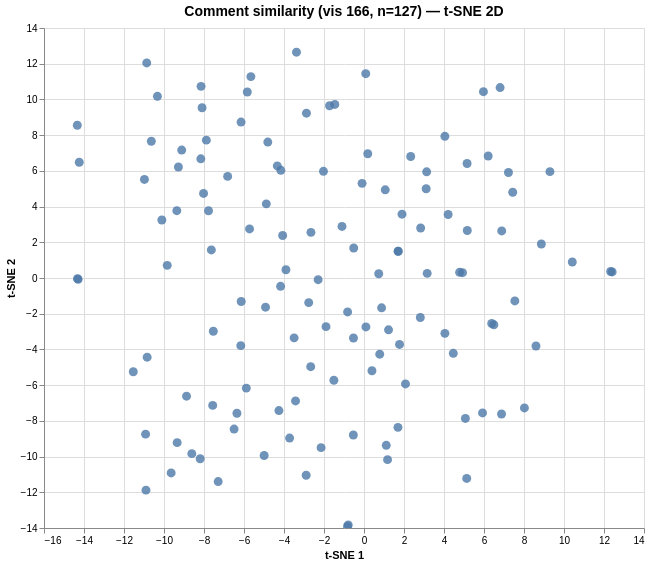

Describe this chart as a Vega-Lite specification.
### Vega specification from a JSON file in a GitHub repository (floating-point values rounded to 4 significant figures)
{"$schema": "https://vega.github.io/schema/vega/v6.json", "data": [{"name": "param_1e9efca18e7a2868_store"}, {"name": "source_0", "values": [{"comment": "Notice about this graph, beef green house gas is double than most of the there foods. It is mostly just food that expire…", "dim_1": 4.465, "dim_2": -4.217, "index": 0}, {"comment": "I notice that the greenhouse gasses do impact meat more than other products. I wonder why these graphs are structured th…", "dim_1": 1.777, "dim_2": -3.72, "index": 1}, {"comment": "What I noticed in these graphs, is that beef is the primary food group affected by greenhouse gasses, making it the prim…", "dim_1": 0.88, "dim_2": -1.671, "index": 2}, {"comment": "This graph displays the degree of human impact on the planet and how our choices can determine the fate of the climate. …", "dim_1": -4.254, "dim_2": -7.425, "index": 3}, {"comment": "This graph is depicting how much different foods people eat impact greenhouse gasses. Beef is the biggest 17.7kg of CO2 …", "dim_1": 0.737, "dim_2": 0.238, "index": 4}, {"comment": "This graph is showing the percentage of food that is wasted and the average greenhouse gas impact. I noticed that beef h…", "dim_1": -0.527, "dim_2": -3.362, "index": 5}, {"comment": "What I noticed and wondered - \n\nI noticed that beef was in the top for producing the most greenhouse gas for every 50 gr…", "dim_1": -2.293, "dim_2": -0.094, "index": 6}, {"comment": "I noticed that beef impacts greenhouse gasses more than any other food. In kilometers of CO₂ beef gives 17.7 average of …", "dim_1": 1.227, "dim_2": -2.903, "index": 7}, {"comment": "Something that caught my attention on the graph is that they use grams of protein to emphasize their contribution toward…", "dim_1": -2.146, "dim_2": -9.499, "index": 8}, {"comment": "This graph shows the greenhouse gas impact and percentage of food wasted among different food groups. The graph on the l…", "dim_1": -0.819, "dim_2": -1.901, "index": 9}, {"comment": "On this graph, I noticed that beef had the most greenhouse gas but fish and seafood are the most wasted food, although 2…", "dim_1": 4.927, "dim_2": 0.297, "index": 10}, {"comment": "I noticed that the graph shows the  tofu, beans, and nuts have the worst average greenhouse gas impact of getting 50 gra…", "dim_1": -3.903, "dim_2": 0.463, "index": 11}, {"comment": "When I looked at the graph on the left I first noticed how damaging raising cattle is to the environment.  Getting 50 gr…", "dim_1": 5.926, "dim_2": -7.555, "index": 12}, {"comment": "I notice that as always beef leaves the greatest carbon footprint. I wonder when people will realize that what we eat ha…", "dim_1": -1.723, "dim_2": 9.647, "index": 13}, {"comment": "I noticed that as always beef has the greatest emission of carbon dioxide. I wonder when people will realize that what w…", "dim_1": -1.458, "dim_2": 9.721, "index": 14}, {"comment": "I was wondering how we deal with food waste. I was also wondering how did the sources calculate impact of C02 in the env…", "dim_1": 0.087, "dim_2": 11.44, "index": 15}, {"comment": "Thanks to all students who responded.  We had so many great catchy headlines that capture the main ideas of the graphs: …", "dim_1": -0.788, "dim_2": -13.83, "index": 16}, {"comment": "how could we lower green house gases.", "dim_1": 6.805, "dim_2": 10.66, "index": 17}, {"comment": "I noticed that the graph shows two different studies that both have to do with the environment. The first one being the …", "dim_1": -7.565, "dim_2": -7.134, "index": 18}, {"comment": "I notice that the graph shows the greenhouse gas impact on the foods that we eat and then shows the amount of those food…", "dim_1": -3.494, "dim_2": -3.352, "index": 19}, {"comment": "Title: Why we Should feel Superior:  The Over Fishing Crisis\n\nWhile many have debated on the origin of these graphs, it …", "dim_1": -14.33, "dim_2": -0.036, "index": 20}, {"comment": "I notice that greenhouse gas get higher by more protein levels continue to increase. Fish and seafood spoil easily, so t…", "dim_1": -1.1, "dim_2": 2.887, "index": 21}, {"comment": "I notice that fish and seafood are the highest percentage of food wasted or lost. I also notice that grain is the lowest…", "dim_1": -9.643, "dim_2": -10.91, "index": 22}, {"comment": "I noticed that we eat more beef than anything else. Which doesn't come as a surprise to me. after all, most of the big f…", "dim_1": -10.63, "dim_2": 7.659, "index": 23}, {"comment": "Headline: \"Just Eat it, Eat it\" - Michael Jackson reference \n\nI notice that the graph is portraying how the different fo…", "dim_1": -2.665, "dim_2": -4.965, "index": 24}, {"comment": "In this graph, I noticed that beef is the largest greenhouse gas contributor but fish and seafood are the most wasted fo…", "dim_1": 4.78, "dim_2": 0.319, "index": 25}, {"comment": "We noticed that meat is the worst thing for the environment, especially beef because it expels so much Carbon Dioxide. W…", "dim_1": -2.878, "dim_2": 9.229, "index": 26}, {"comment": "I noticed that Beef has a huge percentage of the greenhouse gases. I wonder why nuts are only at .1% and why fish has su…", "dim_1": 4.206, "dim_2": 3.558, "index": 27}, {"comment": "Title: The wastful world we live in \nThis graph shows the envirnmental impact because of human waste. \nI notice that bee…", "dim_1": 2.335, "dim_2": 6.804, "index": 28}, {"comment": "1. We wonder how this is impacting the earth\n2. We notice that the food items that aren't made by animals take up less g…", "dim_1": 3.108, "dim_2": 4.996, "index": 29}, {"comment": "This graph shows the effect of what we eat what food we waste has on the environment. The graph in the green section is …", "dim_1": -4.923, "dim_2": -1.635, "index": 30}, {"comment": "The graph is showing how animal bi products produce the most greenhouse gasses. Particularly beef has a staggering amoun…", "dim_1": -4.992, "dim_2": -9.941, "index": 31}, {"comment": "I notice that both of the graphs are placed side by side to show the difference of greenhouse gas impact from various fo…", "dim_1": -4.171, "dim_2": -0.465, "index": 32}, {"comment": "I notice that beef has the highest greenhouse gas impact at 17.7 and nuts has the lowest greenhouse gas impact at 0.1. I…", "dim_1": 0.096, "dim_2": -2.739, "index": 33}, {"comment": "we also noticed that in this graph that beef accounts for most of the CO2 emissions. We wonder why people waste so much …", "dim_1": -4.156, "dim_2": 6.03, "index": 34}, {"comment": "I notice that beef has the biggest greenhouse gas impact and nuts have the least greenhouse gas impact.\nI wonder why mos…", "dim_1": 1.062, "dim_2": 4.937, "index": 35}, {"comment": "I noticed that in this graph, beef accounts for most of the CO2 emissions. I also noticed that fish and seafood had the …", "dim_1": -4.335, "dim_2": 6.277, "index": 36}, {"comment": "1. We notice that the average amount of seafood wasted is super high even though seafood is usually something people don…", "dim_1": -2.027, "dim_2": 5.974, "index": 37}, {"comment": "Welcome to Wednesday's moderation of  “What’s Going On in This Graph?”  \n\nToday’s graphs show the effect on climate by w…", "dim_1": -0.827, "dim_2": -13.91, "index": 38}, {"comment": "I noticed that what produces the most greenhouse gases (beef- 17.7) is the thing we’re throwing away some of the lowest.…", "dim_1": 3.159, "dim_2": 0.26, "index": 39}, {"comment": "I believe that this graph is demonstrating how detrimental our waste can be. The two highest CO2 producing industries ar…", "dim_1": 5.136, "dim_2": -11.22, "index": 40}, {"comment": "This graph shows just how much our food gives in carbon-emissions. We are constantly thinking about pollution and litter…", "dim_1": 1.698, "dim_2": -8.365, "index": 41}, {"comment": "Student response:\nI noticed meats and farmed foods are high on the graph, with the most impact.  I wonder why we don't d…", "dim_1": 0.398, "dim_2": -5.193, "index": 42}, {"comment": "I wonder why the graphs are side by side, as these two graphs help Americans reduce their cognitive dissonance as they m…", "dim_1": 1.113, "dim_2": -9.37, "index": 43}, {"comment": "Title:\n\nThe effect your food has on the environment. \n\nI'm wondering how 21 percent of eggs are wasted because I feel li…", "dim_1": -9.839, "dim_2": 0.707, "index": 44}, {"comment": "Student response:\nI noticed that meat is at the top of the graph for green house gas impact.\nI wonder how all the inform…", "dim_1": -1.507, "dim_2": -5.725, "index": 45}, {"comment": "Student response:\nI notice that a lot of foods that are most wasted are the ones that go bad the quickest.  For example,…", "dim_1": -9.359, "dim_2": 3.771, "index": 46}, {"comment": "TITLE: Meaty America", "dim_1": 12.33, "dim_2": 0.366, "index": 47}, {"comment": "I noticed that for the average greenhouse gas impact, the average  kilograms of CO2 per 50 grams of each food seems to n…", "dim_1": 2.075, "dim_2": -5.933, "index": 48}, {"comment": "I noticed that beef is producing so much greenhouse gases \nwhen we could eat tofu which has protein in it.The title is \"…", "dim_1": 8.868, "dim_2": 1.903, "index": 49}, {"comment": "The title ¨waste from agriculture¨ ive noticed that beef prouduces the most greenhouse gasses and meat and poultry proud…", "dim_1": 7.543, "dim_2": -1.285, "index": 50}, {"comment": "i notice that the data charts are different \nI wonder why they put foods and then they put types of foods in on the bar …", "dim_1": -8.873, "dim_2": -6.619, "index": 51}, {"comment": "I notice that it starts with main meal foods to snacks and and i can not make a guess to why. I wonder what states or pa…", "dim_1": -14.24, "dim_2": 6.48, "index": 52}, {"comment": "I notice fish and sea food are wasted the most, probably cause it goes bad \nCatchy title would be food gone to waste", "dim_1": -10.33, "dim_2": 10.17, "index": 53}, {"comment": "I notice that from lamb to beef there is a big increase in the greenhouse gas impact and i wonder why Nuts cause the lea…", "dim_1": 6.209, "dim_2": 6.83, "index": 54}, {"comment": "A lot of food is wasted everyday, mostly seafood because it expires faster than others, unlike grains they don't go to w…", "dim_1": -2.653, "dim_2": 2.556, "index": 55}, {"comment": "i noticed that the beef has the most impact\ni wonder why the eggs don't have a lot of impact\ntitle: the healthy impact o…", "dim_1": -3.376, "dim_2": 12.64, "index": 56}, {"comment": "Ratings on different types of food\n\nFish and seafood and the rest are all percentages and the greenhouse gas impact whic…", "dim_1": -10.9, "dim_2": -11.88, "index": 57}, {"comment": "One of my student's responses:  The new york times grapgh is measuring the CO2 in the air by kilograms that is produced …", "dim_1": 8.599, "dim_2": -3.808, "index": 58}, {"comment": "I notice that Beef produces the most greenhouse gases and nuts produces the least. I wonder how they figured out what fo…", "dim_1": 4.045, "dim_2": -3.1, "index": 59}, {"comment": "Another student writes:  This aricle titled \"What effect does what we eat, and the food we waste, have on the environmen…", "dim_1": -7.775, "dim_2": 3.764, "index": 60}, {"comment": "fish and seafood is wasted the most ,beef has the most grams of protein,has the most green house greenhouse gas.\nProtein…", "dim_1": -5.656, "dim_2": 11.28, "index": 61}, {"comment": "fish goes bad the fastest, i wonder why, food graph", "dim_1": -10.92, "dim_2": -8.744, "index": 62}, {"comment": "A couple of titles from my students:  \"Eat More Nuts, But Don't Go Nuts!\"  and \"Cut off on the beef and eat more sea foo…", "dim_1": -10.86, "dim_2": 12.04, "index": 63}, {"comment": "I notice that there is about 30% on the blue side and I wonder why that is the case and A name for this is Greenhouse ga…", "dim_1": -10.84, "dim_2": -4.433, "index": 64}, {"comment": "The green graph makes it clear that as a society, we need to make a fundamental change in the way most people get protei…", "dim_1": 1.178, "dim_2": -10.17, "index": 65}, {"comment": "Title:  Growing food waste in Canada will be the end of us all\n\nAs we can see in this graph on the right, the food waste…", "dim_1": -14.29, "dim_2": -0.069, "index": 66}, {"comment": "What I notice: Beef is the highest, and Nuts are the lowest. Fish and seafood are wasted the most because people my not …", "dim_1": -10.11, "dim_2": 3.249, "index": 67}, {"comment": "Notice: I notice that the highest average for greenhouse gases is beef/cows for protein\n\nWonder: Why is meat and poultry…", "dim_1": 2.832, "dim_2": 2.8, "index": 68}, {"comment": "I notice that nuts have the lowest impact on greenhouse gases while beef impacts it the most. I wonder why beef impacts …", "dim_1": 5.154, "dim_2": 6.412, "index": 69}, {"comment": "The graph is showing what food we eat for proteins and the percentage of them and the most is beef at 17.7, it is also  …", "dim_1": -8.609, "dim_2": -9.836, "index": 70}, {"comment": "I noticed that greenhouse has the biggest impact on Beef,and has the lowest impact on Nuts. I also noticed that people w…", "dim_1": -0.097, "dim_2": 5.299, "index": 71}, {"comment": "I can see that fish and seafood is the most wasted probably because it goes bad so quickly and it tastes horrible the se…", "dim_1": -8.023, "dim_2": 4.735, "index": 72}, {"comment": "My noticing (s): Grains are the least wasted and make the least greenhouse gas impact. While meat, (Lamb and Beef), have…", "dim_1": -5.722, "dim_2": 2.748, "index": 73}, {"comment": "The left side of the graph shows how much greenhouse gas is used in consuming only 50 grams of protein, and the left sid…", "dim_1": -2.892, "dim_2": -11.05, "index": 74}, {"comment": "gas or pass \n \ni notice that beef products produce more greenhouse gas than nuts do. what i wonder is what is for plants", "dim_1": 7.223, "dim_2": 5.909, "index": 75}, {"comment": "I notice beef has the highest ammount of greenhouse impact and nuts have the lowest. I also notice fish and seafood get …", "dim_1": 1.901, "dim_2": 3.574, "index": 76}, {"comment": "I notice that nuts have the lowest gas impact and any kind of meats (beef, lamb, etc...) have the highest impact. As for…", "dim_1": 0.188, "dim_2": 6.959, "index": 77}, {"comment": "notice: beef is the highest food eaten for protein. as for nuts is the lowest food eaten for protein. fish and seafood g…", "dim_1": -5.836, "dim_2": 10.42, "index": 78}, {"comment": "notice: Nuts and grains are the lowest effects\nwonder: Why beef has the highest greenhouse gas impact\ntitle: The effect …", "dim_1": 3.133, "dim_2": 5.947, "index": 79}, {"comment": "A good title for this graph would be \"“A Frightening Amount of Greenhouse Gasses, Why Food Waste Harms the Earth.\"", "dim_1": -3.423, "dim_2": -6.884, "index": 80}, {"comment": "i noticed that meat is higher in both categories and nuts and grains are lower in both and i wonder why", "dim_1": -14.34, "dim_2": 8.554, "index": 81}, {"comment": "I noticed on the graph beef has the greatest average greenhouse gas impact and nuts have the lowest average greenhouse g…", "dim_1": 2.816, "dim_2": -2.214, "index": 82}, {"comment": "i notice that the most eaten foods are mostly big contributors to green house gases, world should cut down on these food…", "dim_1": 5.973, "dim_2": 10.43, "index": 83}, {"comment": "what i notice is that neither goes above 40%\nwhat  wonder is why did they chose this topic\ntitle i don't know", "dim_1": -11.54, "dim_2": -5.252, "index": 84}, {"comment": "Title: Meating expectations", "dim_1": 12.41, "dim_2": 0.341, "index": 85}, {"comment": "I notice that vegetarian foods such as tofu, beans, and nuts produce the least amount of CO2.\nI wonder how much more foo…", "dim_1": 8.021, "dim_2": -7.275, "index": 86}, {"comment": "Protein sources such as beef, lamb, and farmed crustaceans produce the most greenhouse gasses, and they produce a lot of…", "dim_1": -0.515, "dim_2": 1.678, "index": 87}, {"comment": "I notice that beef, lamb, and farmed crustaceans are the top producers of greenhouse gases according to the graph, but, …", "dim_1": -1.899, "dim_2": -2.724, "index": 88}, {"comment": "The graph is showing what food we eat for proteins and the percentage of them, it is also  showing what foods we waste a…", "dim_1": -8.191, "dim_2": -10.12, "index": 89}, {"comment": "Beef obviously would cause the worst greenhouse gas problem. The world should probably stop eating less beef or really m…", "dim_1": 6.886, "dim_2": 2.636, "index": 90}, {"comment": "It looks like all farmed animals produce the most greenhouse gasses for 50 grams of protein. But the meat category is on…", "dim_1": 6.494, "dim_2": -2.616, "index": 91}, {"comment": "It looks like all farmed animals produce the most greenhouse gasses for 50 grams of protein. But the meat category is on…", "dim_1": 6.385, "dim_2": -2.546, "index": 92}, {"comment": "There is a great deal of effort on the part of companies and many chemicals are released into the atmosphere for people …", "dim_1": -4.884, "dim_2": 4.152, "index": 93}, {"comment": "I notice that beef has the largest impact of greenhouse gases and 21% of meat is wasted. On the purple the lowest percen…", "dim_1": 5.164, "dim_2": 2.661, "index": 94}, {"comment": "I notice that we waste fish and seafood more than any other food. I also notice that eggs, meat, and poultry on the “was…", "dim_1": -9.279, "dim_2": 6.215, "index": 95}, {"comment": "I noticed on the blue side of the graph that showed all of the wasted product. How did you collect this Information?", "dim_1": -7.291, "dim_2": -11.4, "index": 96}, {"comment": "i notice that there are a lot of food waste on our world, one question how did you preform or find this graph? Also, the…", "dim_1": -7.534, "dim_2": -2.983, "index": 97}, {"comment": "I  noticed that it creates a lot of co2 in the production process of beef, and only 0.1 kilograms is produced by nuts. A…", "dim_1": 9.297, "dim_2": 5.956, "index": 98}, {"comment": "I noticed how we are creating more greenhouse gases with the consumption of meats. I wonder why the impact of beef is so…", "dim_1": 0.786, "dim_2": -4.267, "index": 99}, {"comment": "my headline fot this was:\nAre meat eaters killing the planet?", "dim_1": 10.41, "dim_2": 0.897, "index": 100}, {"comment": "We were wondering about plant-based foods, like the \"impossible\" beef.  Does the production of this type of product cont…", "dim_1": 7.435, "dim_2": 4.804, "index": 101}, {"comment": "I have done quite a bit of research as to why people should try to have as many vegetarian habits as possible, and these…", "dim_1": -0.533, "dim_2": -8.792, "index": 102}, {"comment": "I notice that we tend to waste fresh foods than grain and dairy products. I wonder why we waste so much seafood and fres…", "dim_1": -7.883, "dim_2": 7.721, "index": 103}, {"comment": "I noticed that we wast a lot of seafood.\nEffects of food on the environment.", "dim_1": -8.147, "dim_2": 10.73, "index": 104}, {"comment": "I noticed in the graph under the average greenhouse gas impact of getting 50 grams of protein that the plant based prote…", "dim_1": 4.043, "dim_2": 7.933, "index": 105}, {"comment": "The effect on the environment from the food we eat could be a title. A notice i have is that less perishable foods like …", "dim_1": -8.097, "dim_2": 9.536, "index": 106}, {"comment": "I noticed that meats and crustaceans have the highest greenhouse gas impact and that crustaceans and fresh produce are t…", "dim_1": -4.067, "dim_2": 2.381, "index": 107}, {"comment": "The left side of the graph shows that vegan sources of protein such as tofu, beans and nuts contribute way less CO2 to t…", "dim_1": 6.876, "dim_2": -7.618, "index": 108}, {"comment": "I notice that this graph is showing the downside to many food products. The fresh food puts more co2 into the air rather…", "dim_1": -6.139, "dim_2": -1.316, "index": 109}, {"comment": "I noticed we waste more fresh food than grains/dairy. Nuts have the lowest amount of impact on the CO2 levels in the atm…", "dim_1": -6.818, "dim_2": 5.69, "index": 110}, {"comment": "I notice how we waste more fresh food and fish and seafood than any other category of food. And another observation is h…", "dim_1": -9.115, "dim_2": 7.163, "index": 111}, {"comment": "I notice that we waste more fresh foods than grains/dairy. I wonder why does beef have the highest impact. \nTitle: How t…", "dim_1": -6.147, "dim_2": 8.732, "index": 112}, {"comment": "I notice that beef has the highest CO2 impact and that fish and seafood are the most wasted next to fresh fruit.  I wond…", "dim_1": -4.81, "dim_2": 7.613, "index": 113}, {"comment": "I notice that this graph is showing how much meat can impact global warming. it is showing how much CO2 is let off by me…", "dim_1": -3.72, "dim_2": -8.965, "index": 114}, {"comment": "In the graph it looks like they are showing the impact of wasted food on the environment. The numbers beside each catego…", "dim_1": -6.354, "dim_2": -7.572, "index": 115}, {"comment": "I noticed that we tend to waste more fresh food than grains and dairy. The most wasted food is seafood and fish. We get …", "dim_1": -8.159, "dim_2": 6.675, "index": 116}, {"comment": "While looking at this graph, I notice that is is showing the average greenhouse gas impact of getting 50 grams of protei…", "dim_1": -6.496, "dim_2": -8.459, "index": 117}, {"comment": "In this graph it is comparing the greenhouse effect to waste of food produced. I noticed that meet is the number one foo…", "dim_1": -5.884, "dim_2": -6.166, "index": 118}, {"comment": "I notice that meat produces the most greenhouse gases. Seafood is wasted the most. Beef produces seventeen kilograms of …", "dim_1": 1.708, "dim_2": 1.498, "index": 119}, {"comment": "The most discarded food is fish and seafood. And the average greenhouse gas impact of getting 50 gram of protein from th…", "dim_1": -7.633, "dim_2": 1.573, "index": 120}, {"comment": "I notice that meat produces the most greenhouse gases. Seafood is wasted the most. Beef produces seventeen kilograms of …", "dim_1": 1.708, "dim_2": 1.498, "index": 121}, {"comment": "What I think it happening in this graph is that it’s comparing the amount of protein in food that people eat compared to…", "dim_1": -9.342, "dim_2": -9.219, "index": 122}, {"comment": "According to this graph we have wasted a lot of fish and seafood. We also wasted a ton of vegetables fruits and eggs. In…", "dim_1": -2.764, "dim_2": -1.378, "index": 123}, {"comment": "Food production has a very negative effect on the planet, the wasting of  food also has a negative effect on the planet.…", "dim_1": -6.161, "dim_2": -3.788, "index": 124}, {"comment": "Well, if we are killing animals and hurting things than just throwing them away, it is a huge waste. Instead of wasting …", "dim_1": -10.98, "dim_2": 5.519, "index": 125}, {"comment": "Many Americans have an unrealistic idea that our waste just disappears when the trash people come pick it up and our foo…", "dim_1": 5.07, "dim_2": -7.864, "index": 126}]}, {"name": "source_0_x_domain_dim_1", "values": [{"min": -14.34, "max": 12.41}]}, {"name": "source_0_y_domain_dim_2", "values": [{"min": -13.91, "max": 12.64}]}], "signals": [{"name": "unit", "value": {}, "on": [{"events": "pointermove", "update": "isTuple(group()) ? group() : unit"}]}, {"name": "param_1e9efca18e7a2868", "update": "vlSelectionResolve(\"param_1e9efca18e7a2868_store\", \"union\")"}, {"name": "param_1e9efca18e7a2868_dim_1", "on": [{"events": [{"source": "view", "type": "dblclick"}], "update": "null"}, {"events": {"signal": "param_1e9efca18e7a2868_translate_delta"}, "update": "panLinear(param_1e9efca18e7a2868_translate_anchor.extent_x, -param_1e9efca18e7a2868_translate_delta.x / width)"}, {"events": {"signal": "param_1e9efca18e7a2868_zoom_delta"}, "update": "zoomLinear(domain(\"x\"), param_1e9efca18e7a2868_zoom_anchor.x, param_1e9efca18e7a2868_zoom_delta)"}]}, {"name": "param_1e9efca18e7a2868_dim_2", "on": [{"events": [{"source": "view", "type": "dblclick"}], "update": "null"}, {"events": {"signal": "param_1e9efca18e7a2868_translate_delta"}, "update": "panLinear(param_1e9efca18e7a2868_translate_anchor.extent_y, param_1e9efca18e7a2868_translate_delta.y / height)"}, {"events": {"signal": "param_1e9efca18e7a2868_zoom_delta"}, "update": "zoomLinear(domain(\"y\"), param_1e9efca18e7a2868_zoom_anchor.y, param_1e9efca18e7a2868_zoom_delta)"}]}, {"name": "param_1e9efca18e7a2868_tuple", "on": [{"events": [{"signal": "param_1e9efca18e7a2868_dim_1 || param_1e9efca18e7a2868_dim_2"}], "update": "param_1e9efca18e7a2868_dim_1 && param_1e9efca18e7a2868_dim_2 ? {unit: \"\", fields: param_1e9efca18e7a2868_tuple_fields, values: [param_1e9efca18e7a2868_dim_1,param_1e9efca18e7a2868_dim_2]} : null"}]}, {"name": "param_1e9efca18e7a2868_tuple_fields", "value": [{"field": "dim_1", "channel": "x", "type": "R"}, {"field": "dim_2", "channel": "y", "type": "R"}]}, {"name": "param_1e9efca18e7a2868_translate_anchor", "value": {}, "on": [{"events": [{"source": "scope", "type": "pointerdown"}], "update": "{x: x(unit), y: y(unit), extent_x: domain(\"x\"), extent_y: domain(\"y\")}"}]}, {"name": "param_1e9efca18e7a2868_translate_delta", "value": {}, "on": [{"events": [{"source": "window", "between": [{"source": "scope", "type": "pointerdown"}, {"source": "window", "type": "pointerup"}], "type": "pointermove", "consume": true}], "update": "{x: param_1e9efca18e7a2868_translate_anchor.x - x(unit), y: param_1e9efca18e7a2868_translate_anchor.y - y(unit)}"}]}, {"name": "param_1e9efca18e7a2868_zoom_anchor", "on": [{"events": [{"source": "scope", "type": "wheel", "consume": true}], "update": "{x: invert(\"x\", x(unit)), y: invert(\"y\", y(unit))}"}]}, {"name": "param_1e9efca18e7a2868_zoom_delta", "on": [{"events": [{"source": "scope", "consume": true, "type": "wheel"}], "update": "pow(1.001, event.deltaY * pow(16, event.deltaMode))", "force": true}]}, {"name": "param_1e9efca18e7a2868_modify", "on": [{"events": {"signal": "param_1e9efca18e7a2868_tuple"}, "update": "modify(\"param_1e9efca18e7a2868_store\", param_1e9efca18e7a2868_tuple, true)"}]}], "marks": [{"type": "symbol", "name": "marks", "from": {"data": "source_0"}, "encode": {"update": {"x": {"field": "dim_1", "scale": "x"}, "tooltip": {"signal": "{\"Comment #\": format(datum[\"index\"], \"\"), \"Comment\": isValid(datum[\"comment\"]) ? datum[\"comment\"] : \"\"+datum[\"comment\"]}"}, "y": {"field": "dim_2", "scale": "y"}, "shape": {"value": "circle"}, "size": {"value": 80}, "opacity": {"value": 0.8}, "fill": {"value": "#4c78a8"}}}, "clip": true, "interactive": true, "style": ["circle"]}], "scales": [{"name": "x", "type": "linear", "domain": [{"signal": "(data(\"source_0_x_domain_dim_1\")[0] || {}).min"}, {"signal": "(data(\"source_0_x_domain_dim_1\")[0] || {}).max"}], "range": [0, {"signal": "width"}], "nice": true, "domainRaw": {"signal": "param_1e9efca18e7a2868[\"dim_1\"]"}, "zero": true}, {"name": "y", "type": "linear", "domain": [{"signal": "(data(\"source_0_y_domain_dim_2\")[0] || {}).min"}, {"signal": "(data(\"source_0_y_domain_dim_2\")[0] || {}).max"}], "range": [{"signal": "height"}, 0], "zero": true, "domainRaw": {"signal": "param_1e9efca18e7a2868[\"dim_2\"]"}, "nice": true}], "axes": [{"scale": "x", "domain": false, "aria": false, "grid": true, "ticks": false, "gridScale": "y", "tickCount": {"signal": "ceil(width/40)"}, "minExtent": 0, "labels": false, "zindex": 0, "maxExtent": 0, "orient": "bottom"}, {"scale": "y", "tickCount": {"signal": "ceil(height/40)"}, "ticks": false, "zindex": 0, "aria": false, "orient": "left", "domain": false, "gridScale": "x", "grid": true, "labels": false, "maxExtent": 0, "minExtent": 0}, {"scale": "x", "zindex": 0, "orient": "bottom", "labelOverlap": true, "grid": false, "tickCount": {"signal": "ceil(width/40)"}, "title": "t-SNE 1", "labelFlush": true}, {"scale": "y", "labelOverlap": true, "orient": "left", "grid": false, "tickCount": {"signal": "ceil(height/40)"}, "zindex": 0, "title": "t-SNE 2"}], "title": {"text": "Comment similarity (vis 166, n=127) — t-SNE 2D", "fontSize": 14, "frame": "group"}, "padding": 5, "style": "cell", "width": 600, "height": 500, "background": "white"}
